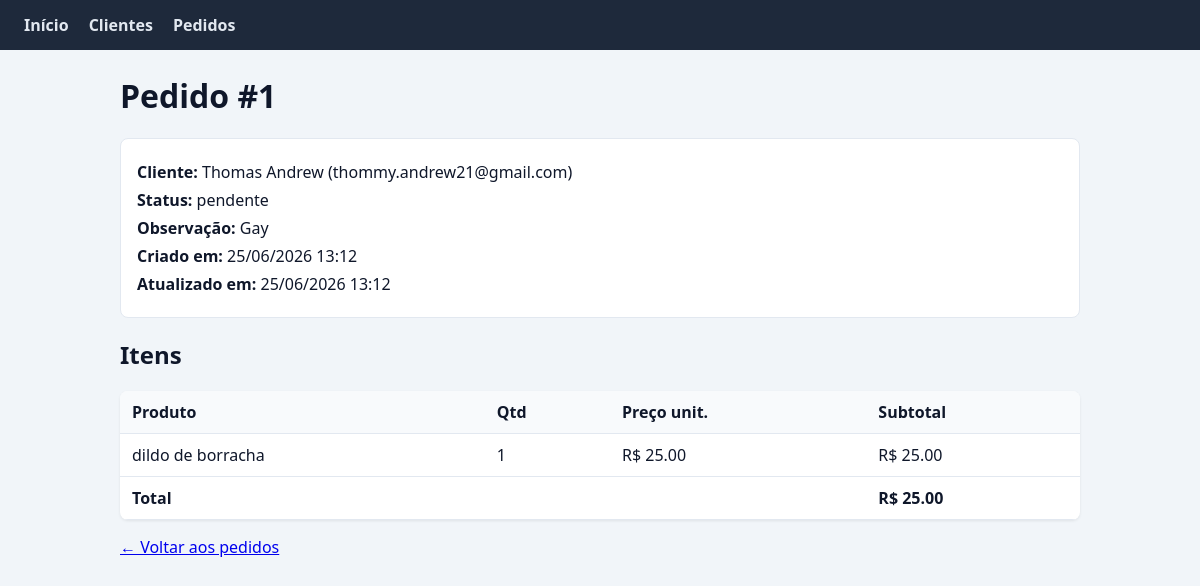
The page /pedidos/1 on the database its author committed.
### models/pedido.py (models this page shows, shortened)
class Pedido(ModeloBase):
    __tablename__ = "pedidos"
    cliente_id = db.Column(db.Integer, db.ForeignKey("clientes.id"), nullable=False)
    status = db.Column(db.String(30), nullable=False, default="pendente")
    observacao = db.Column(db.String(255), nullable=True)
    cliente = db.relationship("Cliente", back_populates="pedidos")
    itens = db.relationship(
        "ItemPedido", back_populates="pedido", cascade="all, delete-orphan"
    )
    @property
    def total(self):
        return sum(item.subtotal for item in self.itens)

class ItemPedido(ModeloBase):
    __tablename__ = "itens_pedido"
    pedido_id = db.Column(db.Integer, db.ForeignKey("pedidos.id"), nullable=False)
    produto = db.Column(db.String(120), nullable=False)
    quantidade = db.Column(db.Integer, nullable=False, default=1)
    preco_unitario = db.Column(db.Float, nullable=False)
    pedido = db.relationship("Pedido", back_populates="itens")
    @property
    def subtotal(self):
        return self.quantidade * self.preco_unitario

### models/cliente.py (models this page shows, shortened)
class Cliente(ModeloBase):
    __tablename__ = "clientes"
    nome = db.Column(db.String(120), nullable=False)
    email = db.Column(db.String(120), nullable=False)
    telefone = db.Column(db.String(20), nullable=True)
    pedidos = db.relationship("Pedido", back_populates="cliente", lazy=True)

### controllers/pedidos_controller.py (the view)
@pedidos_bp.route("/<int:pedido_id>")
def detalhe(pedido_id):
    pedido = db.session.get(Pedido, pedido_id)
    if not pedido:
        return redirect(url_for("pedidos.listar"))
    return render_template("pedidos/detalhe.html", pedido=pedido)

### views/templates/pedidos/detalhe.html (shortened to what this page needs)
{% extends "layout.html" %}
{% block content %}
<h1>Pedido #{{ pedido.id }}</h1>
<div class="info-box">
    <p><strong>Cliente:</strong> {{ pedido.cliente.nome }} ({{ pedido.cliente.email }})</p>
    <p><strong>Status:</strong> {{ pedido.status }}</p>
    <p><strong>Observação:</strong> {{ pedido.observacao or '—' }}</p>
    <p><strong>Criado em:</strong> {{ pedido.data_criacao.strftime('%d/%m/%Y %H:%M') }}</p>
    <p><strong>Atualizado em:</strong> {{ pedido.data_atualizacao.strftime('%d/%m/%Y %H:%M') }}</p>
</div>
<h2>Itens</h2>
<table>
    <thead>
        <tr>
            <th>Produto</th>
            <th>Qtd</th>
            <th>Preço unit.</th>
            <th>Subtotal</th>
        </tr>
    </thead>
    <tbody>
        {% for item in pedido.itens %}
        <tr>
            <td>{{ item.produto }}</td>
            <td>{{ item.quantidade }}</td>
            <td>R$ {{ "%.2f"|format(item.preco_unitario) }}</td>
            <td>R$ {{ "%.2f"|format(item.subtotal) }}</td>
        </tr>
        {% endfor %}
    </tbody>
    <tfoot>
        <tr>
            <td colspan="3"><strong>Total</strong></td>
            <td><strong>R$ {{ "%.2f"|format(pedido.total) }}</strong></td>
        </tr>
    </tfoot>
</table>
<p><a href="{{ url_for('pedidos.listar') }}">← Voltar aos pedidos</a></p>
{% endblock %}

### views/templates/layout.html (shortened to what this page needs)
<!DOCTYPE html>
<html lang="pt-BR">
<head>
    <link rel="stylesheet" href="{{ url_for('static', filename='css/style.css') }}">
</head>
<body>
    <nav class="nav">
        <a href="{{ url_for('dashboard.index') }}">Início</a>
        <a href="{{ url_for('clientes.listar') }}">Clientes</a>
        <a href="{{ url_for('pedidos.listar') }}">Pedidos</a>
    </nav>
    <main class="container">
        {% block content %}{% endblock %}
    </main>
</body>
</html>

### views/static/css/style.css (style rules this page uses)
body { font-family: "Segoe UI", Arial, sans-serif; margin: 0; background: #f1f5f9; color: #0f172a; }
.nav { background: #1e293b; padding: 14px 24px; display: flex; gap: 20px; }
.nav a { color: #e2e8f0; text-decoration: none; font-weight: 600; }
.container { max-width: 960px; margin: 24px auto; padding: 0 16px; }
table { width: 100%; border-collapse: collapse; background: #fff; border-radius: 8px; overflow: hidden; box-shadow: 0 1px 3px rgba(0, 0, 0, 0.08); }
th, td { padding: 10px 12px; border-bottom: 1px solid #e2e8f0; text-align: left; }
th { background: #f8fafc; }
.info-box { background: #fff; border: 1px solid #e2e8f0; border-radius: 8px; padding: 16px; margin-bottom: 20px; }
.info-box p { margin: 6px 0; }

### rows shown on the page
Pedido: id "1", status "pendente", observacao "Gay", data_criacao "25/06/2026 13:12", data_atualizacao "25/06/2026 13:12"
Cliente: cliente.nome "Thomas Andrew", cliente.email "thommy.andrew21@gmail.com"
ItemPedido: produto "dildo de borracha", quantidade "1", preco_unitario "25.00", subtotal "25.00", total "25.00"
